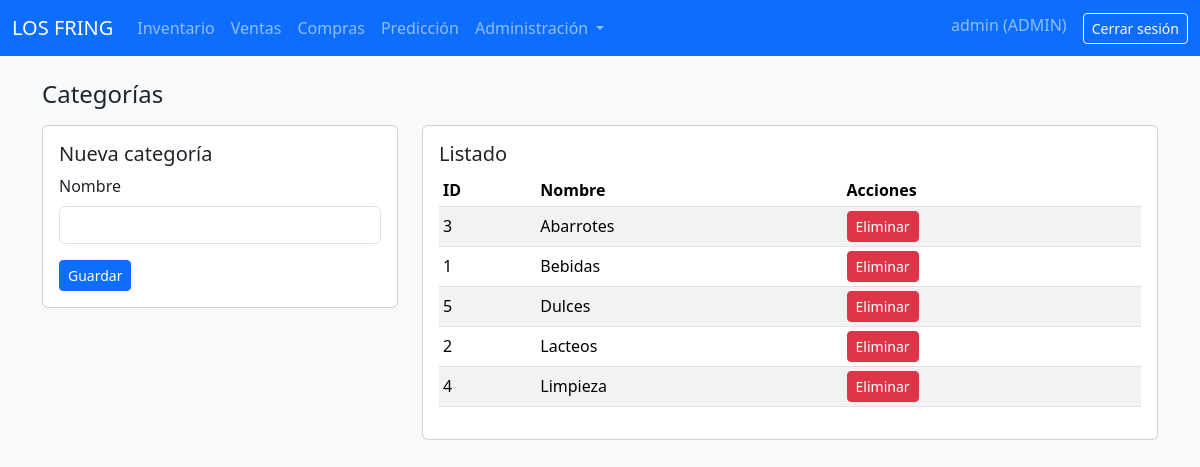
The app's page /categorias/listar.php (signed in) with its own data.
### tables this page shows
CREATE TABLE IF NOT EXISTS categorias (
  id_categoria INT AUTO_INCREMENT PRIMARY KEY,
  nombre VARCHAR(100) NOT NULL
);

### categorias/listar.php (the view, shortened to what this page needs)
<?php
$pdo = getPDO();
$categorias = $pdo->query('SELECT * FROM categorias ORDER BY nombre')->fetchAll();
include __DIR__ . '/../includes/header.php';
include __DIR__ . '/../includes/navbar.php';
?>
<div class="container">
    <h1 class="h4 mb-3">Categorías</h1>
    <div class="row">
        <div class="col-md-4">
            <div class="card mb-3">
                <div class="card-body">
                    <h5 class="card-title">Nueva categoría</h5>
                    <form method="post">
                        <div class="mb-3">
                            <label for="nombre" class="form-label">Nombre</label>
                            <input type="text" name="nombre" id="nombre" class="form-control" required>
                        </div>
                        <button type="submit" class="btn btn-primary btn-sm">Guardar</button>
                    </form>
                </div>
            </div>
        </div>
        <div class="col-md-8">
            <div class="card">
                <div class="card-body">
                    <h5 class="card-title">Listado</h5>
                    <table class="table table-sm table-striped align-middle">
                        <thead>
                        <tr>
                            <th>ID</th>
                            <th>Nombre</th>
                            <th>Acciones</th>
                        </tr>
                        </thead>
                        <tbody>
                        <?php foreach ($categorias as $cat): ?>
                            <tr>
                                <td><?php echo (int)$cat['id_categoria']; ?></td>
                                <td><?php echo htmlspecialchars($cat['nombre']); ?></td>
                                <td>
                                    <a href="?eliminar=<?php echo (int)$cat['id_categoria']; ?>"
                                       class="btn btn-danger btn-sm"
                                       onclick="return confirm('¿Eliminar esta categoría?');">
                                        Eliminar
                                    </a>
                                </td>
                            </tr>
                        <?php endforeach; ?>
                        </tbody>
                    </table>
                </div>
            </div>
        </div>
    </div>
</div>
<?php include __DIR__ . '/../includes/footer.php'; ?>

### assets/css/styles.css (style rules this page uses)
body { font-family: system-ui, -apple-system, BlinkMacSystemFont, "Segoe UI", sans-serif; }

### records on screen
categorias: id_categoria "3", nombre "Abarrotes"
categorias: id_categoria "1", nombre "Bebidas"
categorias: id_categoria "5", nombre "Dulces"
categorias: id_categoria "2", nombre "Lacteos"
categorias: id_categoria "4", nombre "Limpieza"

### other values on screen
$usuario "admin"
$rol "ADMIN"
